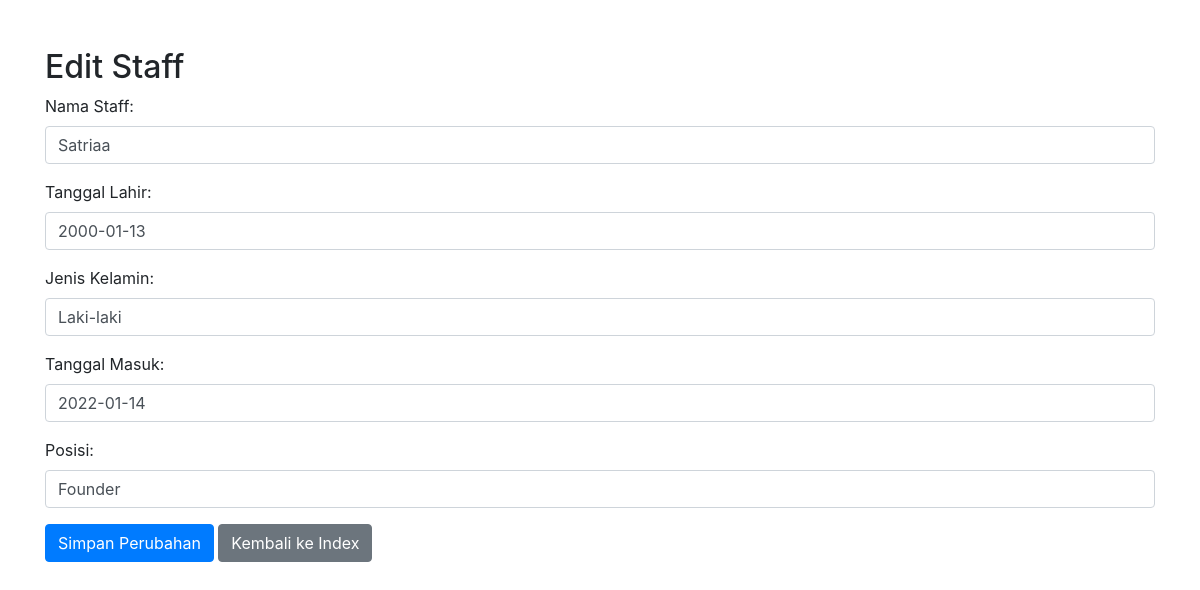
The app's page /edit_staff.php?id=11001 with its own data.
### tables this page shows
CREATE TABLE `t_staff` (
  `id_pegawai` varchar(12) NOT NULL,
  `nama` varchar(40) NOT NULL,
  `tgl_lahir` date NOT NULL,
  `jk` varchar(12) NOT NULL,
  `tgl_masuk` date NOT NULL,
  `posisi` varchar(20) NOT NULL
);

### edit_staff.php (the view, shortened to what this page needs)
<?php
require_once("koneksi.php");
$nama = "";
$tgl_lahir = "";
$jk = "";
$tgl_masuk = "";
$posisi = "";
if ($_SERVER["REQUEST_METHOD"] == "GET" && isset($_GET["id"])) {
    $id_pegawai = $_GET["id"];
    $sql = "SELECT id_pegawai, nama, tgl_lahir, jk, tgl_masuk, posisi FROM t_staff WHERE id_pegawai = '$id_pegawai'";
    $result = $conn->query($sql);
    if ($result->num_rows > 0) {
        $row = $result->fetch_assoc();
        $nama = $row["nama"];
        $tgl_lahir = $row["tgl_lahir"];
        $jk = $row["jk"];
        $tgl_masuk = $row["tgl_masuk"];
        $posisi = $row["posisi"];
    } else {
        echo "Staff tidak ditemukan.";
    }
}
?>
<!DOCTYPE html>
<html lang="en">
<head>
    <link rel="stylesheet" href="https://maxcdn.bootstrapcdn.com/bootstrap/4.5.2/css/bootstrap.min.css">
</head>
<body>
    <div class="container mt-5">
        <h2>Edit Staff</h2>
        <form action="" method="POST">
            <div class="form-group">
                <label for="nama">Nama Staff:</label>
                <input type="text" class="form-control" id="nama" name="nama" value="<?php echo $nama; ?>" required>
            </div>
            <div class="form-group">
                <label for="tgl_lahir">Tanggal Lahir:</label>
                <input type="datetime" class="form-control" id="tgl_lahir" name="tgl_lahir" value="<?php echo $tgl_lahir; ?>" required>
            </div>
            <div class="form-group">
                <label for="jk">Jenis Kelamin:</label>
                <input type="text" class="form-control" id="jk" name="jk" value="<?php echo $jk; ?>" required>
            </div>
            <div class="form-group">
                <label for="tgl_masuk">Tanggal Masuk:</label>
                <input type="datetime" class="form-control" id="tgl_masuk" name="tgl_masuk" value="<?php echo $tgl_masuk; ?>" required>
            </div>
            <div class="form-group">
                <label for="posisi">Posisi:</label>
                <input type="text" class="form-control" id="posisi" name="posisi" value="<?php echo $posisi; ?>" required>
            </div>
            <button type="submit" class="btn btn-primary">Simpan Perubahan</button>
            <a href="index.php" class="btn btn-secondary">Kembali ke Index</a>
        </form>
    </div>
</body>
</html>

### records on screen
t_staff: nama "Satriaa", tgl_lahir "2000-01-13", jk "Laki-laki", tgl_masuk "2022-01-14", posisi "Founder"
